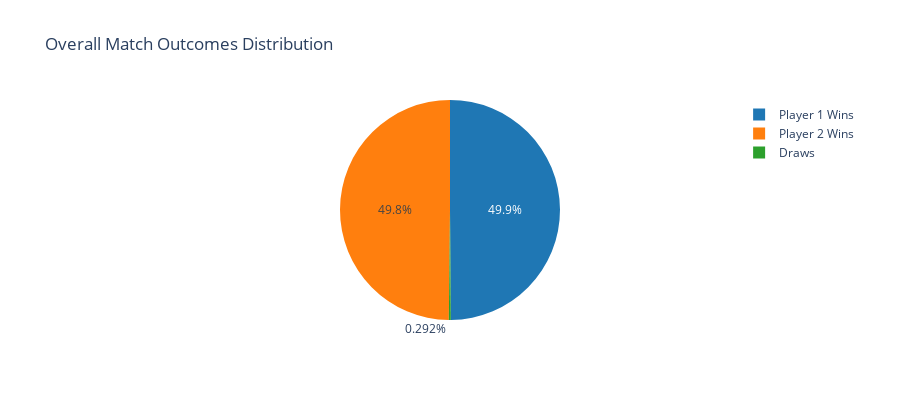

The code cell stored with this chart in its notebook:
### Code cell
# Match outcomes pie chart
fig = go.Figure(
    data=[
        go.Pie(
            labels=["Player 1 Wins", "Player 2 Wins", "Draws"],
            values=[total_p1_wins, total_p2_wins, total_draws],
            marker_colors=["#1f77b4", "#ff7f0e", "#2ca02c"],
        )
    ]
)

fig.update_layout(title="Overall Match Outcomes Distribution", height=400)
fig.show()

### Figure 1 — Plotly figure (JSON) as saved in the notebook; plotly's stock layout.template omitted (floating-point values rounded to 4 significant figures)
{"data": [{"labels": ["Player 1 Wins", "Player 2 Wins", "Draws"], "marker": {"colors": ["#1f77b4", "#ff7f0e", "#2ca02c"]}, "type": "pie", "values": [103941, 103851, 608]}], "layout": {"height": 400, "title": {"text": "Overall Match Outcomes Distribution"}}}
